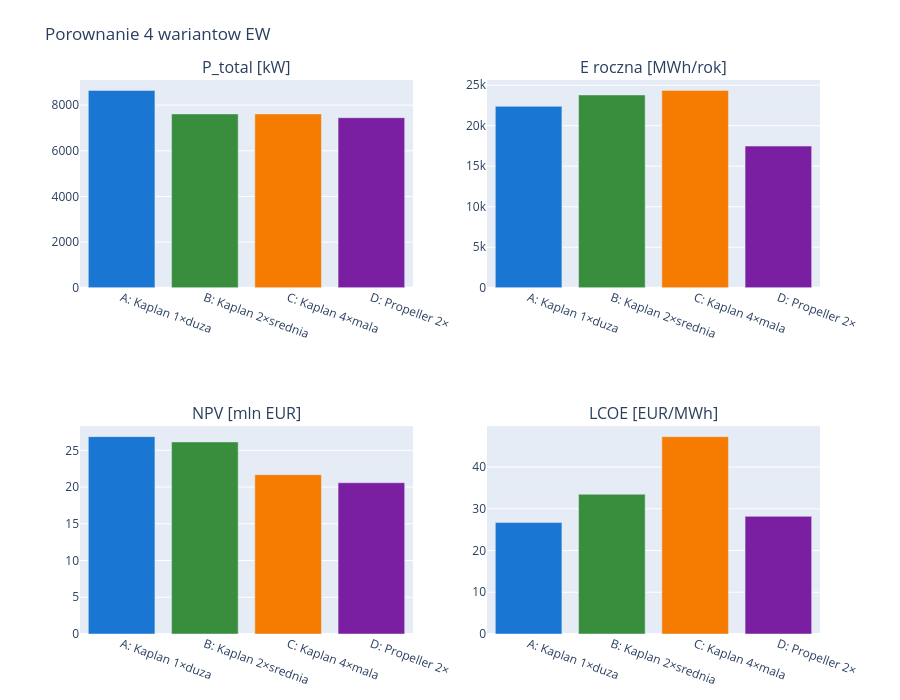

This figure's notebook cell:
### Markdown cell above
## Krok 4: Wykresy porownawcze

### Code cell
# 4-panel: P_total, E, NPV, LCOE
fig = make_subplots(rows=2, cols=2,
    subplot_titles=['P_total [kW]', 'E roczna [MWh/rok]',
                    'NPV [mln EUR]', 'LCOE [EUR/MWh]'])
colors = ['#1976D2', '#388E3C', '#F57C00', '#7B1FA2']
for col_name, row, col in [('P_total [kW]', 1, 1), ('E [MWh/rok]', 1, 2),
                            ('NPV [mln EUR]', 2, 1), ('LCOE [EUR/MWh]', 2, 2)]:
    fig.add_trace(go.Bar(x=df_compare['Wariant'], y=df_compare[col_name],
        marker_color=colors[:len(df_compare)], showlegend=False), row=row, col=col)
fig.update_layout(height=700, title='Porownanie 4 wariantow EW',
    margin=dict(t=80, b=60))
fig.update_xaxes(tickangle=20)
fig.show()

### Figure 1 — Plotly figure (JSON) as saved in the notebook; plotly's stock layout.template omitted (floating-point values rounded to 4 significant figures)
{"data": [{"marker": {"color": ["#1976D2", "#388E3C", "#F57C00", "#7B1FA2"]}, "showlegend": false, "type": "bar", "x": ["A: Kaplan 1×duza", "B: Kaplan 2×srednia", "C: Kaplan 4×mala", "D: Propeller 2×"], "xaxis": "x", "y": [8646.0, 7615.0, 7615.0, 7450.0], "yaxis": "y"}, {"marker": {"color": ["#1976D2", "#388E3C", "#F57C00", "#7B1FA2"]}, "showlegend": false, "type": "bar", "x": ["A: Kaplan 1×duza", "B: Kaplan 2×srednia", "C: Kaplan 4×mala", "D: Propeller 2×"], "xaxis": "x2", "y": [22380.0, 23790.0, 24360.0, 17480.0], "yaxis": "y2"}, {"marker": {"color": ["#1976D2", "#388E3C", "#F57C00", "#7B1FA2"]}, "showlegend": false, "type": "bar", "x": ["A: Kaplan 1×duza", "B: Kaplan 2×srednia", "C: Kaplan 4×mala", "D: Propeller 2×"], "xaxis": "x3", "y": [26.86, 26.14, 21.68, 20.59], "yaxis": "y3"}, {"marker": {"color": ["#1976D2", "#388E3C", "#F57C00", "#7B1FA2"]}, "showlegend": false, "type": "bar", "x": ["A: Kaplan 1×duza", "B: Kaplan 2×srednia", "C: Kaplan 4×mala", "D: Propeller 2×"], "xaxis": "x4", "y": [26.7, 33.5, 47.3, 28.2], "yaxis": "y4"}], "layout": {"annotations": [{"font": {"size": 16}, "showarrow": false, "text": "P_total [kW]", "x": 0.225, "xanchor": "center", "xref": "paper", "y": 1.0, "yanchor": "bottom", "yref": "paper"}, {"font": {"size": 16}, "showarrow": false, "text": "E roczna [MWh/rok]", "x": 0.775, "xanchor": "center", "xref": "paper", "y": 1.0, "yanchor": "bottom", "yref": "paper"}, {"font": {"size": 16}, "showarrow": false, "text": "NPV [mln EUR]", "x": 0.225, "xanchor": "center", "xref": "paper", "y": 0.375, "yanchor": "bottom", "yref": "paper"}, {"font": {"size": 16}, "showarrow": false, "text": "LCOE [EUR/MWh]", "x": 0.775, "xanchor": "center", "xref": "paper", "y": 0.375, "yanchor": "bottom", "yref": "paper"}], "height": 700, "margin": {"b": 60, "t": 80}, "title": {"text": "Porownanie 4 wariantow EW"}, "xaxis": {"anchor": "y", "domain": [0.0, 0.45], "tickangle": 20}, "xaxis2": {"anchor": "y2", "domain": [0.55, 1.0], "tickangle": 20}, "xaxis3": {"anchor": "y3", "domain": [0.0, 0.45], "tickangle": 20}, "xaxis4": {"anchor": "y4", "domain": [0.55, 1.0], "tickangle": 20}, "yaxis": {"anchor": "x", "domain": [0.625, 1.0]}, "yaxis2": {"anchor": "x2", "domain": [0.625, 1.0]}, "yaxis3": {"anchor": "x3", "domain": [0.0, 0.375]}, "yaxis4": {"anchor": "x4", "domain": [0.0, 0.375]}}}
